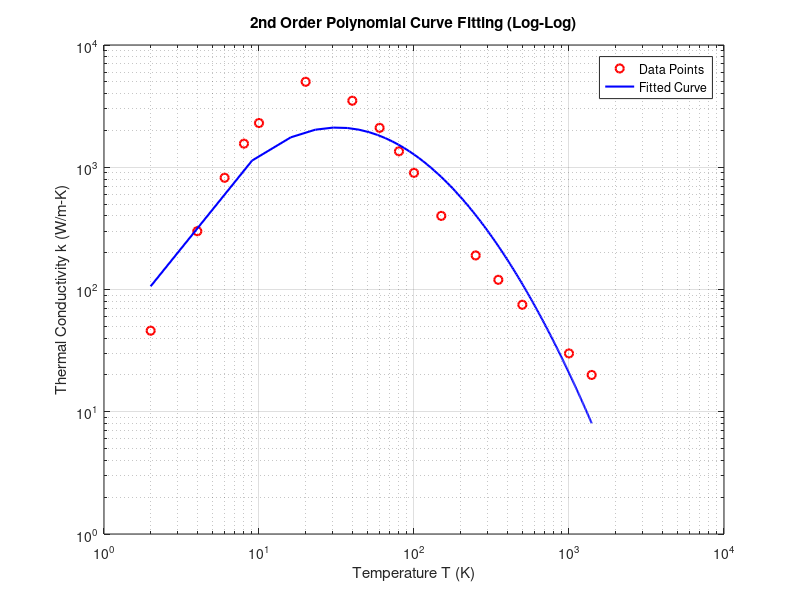

This chart was generated by the following MATLAB code:
clc;clear;
T = [2, 4, 6, 8, 10, 20, 40, 60, 80, 100, 150, 250, 350, 500, 1000, 1400];
K = [46, 300, 820, 1560, 2300, 5000, 3500, 2100, 1350, 900, 400, 190, 120, 75, 30, 20];
x=log10(T);
y=log10(K);
n=length(x);
%Summation
sx=sum(x);
sx2=sum(x.^2);
sx3=sum(x.^3);
sx4=sum(x.^4);
sy=sum(y);
sxy=sum(x.*y);
sx2y=sum((x.^2).*y);
A=[ n sx sx2;
    sx sx2 sx3;
    sx2 sx3 sx4];
B=[sy sxy sx2y]';
coeff=A\B;
c=coeff(1)
b=coeff(2)
a=coeff(3)
%plot data and fitted Curve
T_fit=linspace(min(T),max(T),200);
x_fit=log10(T_fit);
y_fit=c+b*x_fit+a*(x_fit).^2;
K_fit=10.^(y_fit);
loglog(T,K,'ro','LineWidth',1.5)
hold on;
loglog(T_fit,K_fit,'b-','LineWidth',1.5)
grid on;
xlabel('Temperature T (K)');
ylabel('Thermal Conductivity k (W/m-K)');
title('2nd Order Polynomial Curve Fitting (Log-Log)');
legend('Data Points', 'Fitted Curve');
